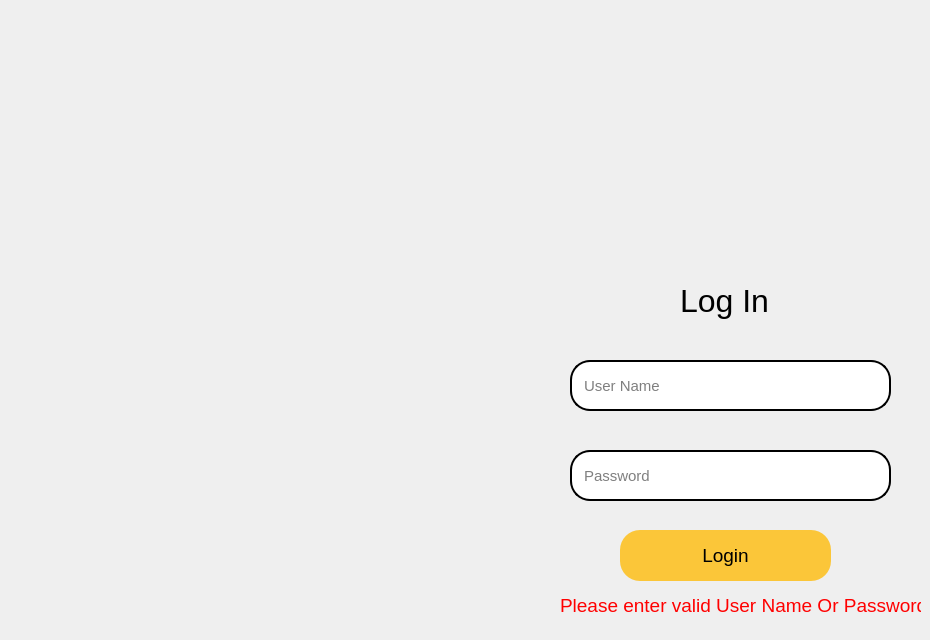
    <widget class="QWidget" name="loginpage">
     <property name="styleSheet">
      <string notr="true"/>
     </property>
     <widget class="QLineEdit" name="passtext">
      <property name="geometry">
       <rect>
        <x>570</x>
        <y>450</y>
        <width>321</width>
        <height>51</height>
       </rect>
      </property>
      <property name="font">
       <font>
        <pointsize>11</pointsize>
       </font>
      </property>
      <property name="layoutDirection">
       <enum>Qt::LeftToRight</enum>
      </property>
      <property name="styleSheet">
       <string notr="true">border-radius:20px;
background-color: rgb(255, 255, 255);
border:2px solid rgb(0, 0, 0);
padding-left:10px;</string>
      </property>
      <property name="echoMode">
       <enum>QLineEdit::Password</enum>
      </property>
      <property name="placeholderText">
       <string>Password</string>
      </property>
     </widget>
     <widget class="QLabel" name="lgtxtlab">
      <property name="geometry">
       <rect>
        <x>680</x>
        <y>270</y>
        <width>131</width>
        <height>61</height>
       </rect>
      </property>
      <property name="font">
       <font>
        <pointsize>24</pointsize>
        <weight>50</weight>
        <bold>false</bold>
       </font>
      </property>
      <property name="text">
       <string>Log In</string>
      </property>
     </widget>
     <widget class="QPushButton" name="logbtn">
      <property name="geometry">
       <rect>
        <x>620</x>
        <y>530</y>
        <width>211</width>
        <height>51</height>
       </rect>
      </property>
      <property name="font">
       <font>
        <pointsize>14</pointsize>
        <weight>50</weight>
        <bold>false</bold>
       </font>
      </property>
      <property name="styleSheet">
       <string notr="true">QPushButton#logbtn{
background-color: rgb(251, 198, 57);
	
border-radius:20px;
}


QPushButton#logbtn:hover{

	
	



	color: rgb(255, 255, 255);
background-color: rgb(170, 60, 59);
}

QPushButton#logbtn:pressed{
color: rgb(0, 0, 0);
background-color: rgb(98, 122, 122);
}



</string>
      </property>
      <property name="text">
       <string>Login</string>
      </property>
     </widget>
     <widget class="QLabel" name="lgiconlb">
      <property name="geometry">
       <rect>
        <x>620</x>
        <y>110</y>
        <width>211</width>
        <height>151</height>
       </rect>
      </property>
      <property name="styleSheet">
       <string notr="true"/>
      </property>
      <property name="text">
       <string/>
      </property>
     </widget>
     <widget class="QLineEdit" name="usertext">
      <property name="geometry">
       <rect>
        <x>570</x>
        <y>360</y>
        <width>321</width>
        <height>51</height>
       </rect>
      </property>
      <property name="font">
       <font>
        <pointsize>11</pointsize>
       </font>
      </property>
      <property name="layoutDirection">
       <enum>Qt::LeftToRight</enum>
      </property>
      <property name="styleSheet">
       <string notr="true">border-radius:20px;
background-color: rgb(255, 255, 255);
border:2px solid rgb(0, 0, 0);
padding-left:10px;

</string>
      </property>
      <property name="placeholderText">
       <string>User Name</string>
      </property>
     </widget>
     <widget class="QLabel" name="invalidlb">
      <property name="geometry">
       <rect>
        <x>560</x>
        <y>580</y>
        <width>361</width>
        <height>51</height>
       </rect>
      </property>
      <property name="font">
       <font>
        <pointsize>14</pointsize>
       </font>
      </property>
      <property name="styleSheet">
       <string notr="true">color: rgb(255, 0, 0);
</string>
      </property>
      <property name="inputMethodHints">
       <set>Qt::ImhNone</set>
      </property>
      <property name="text">
       <string>Please enter valid User Name Or Password</string>
      </property>
     </widget>
    </widget>
